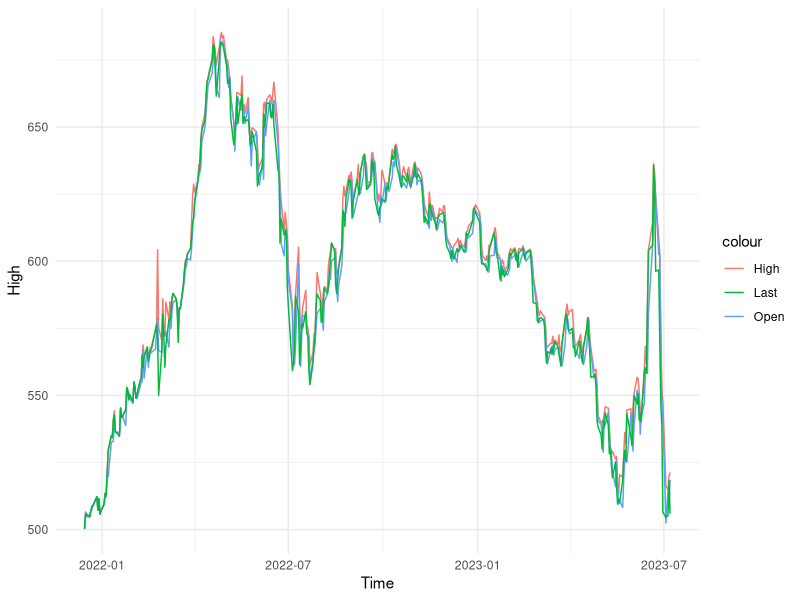
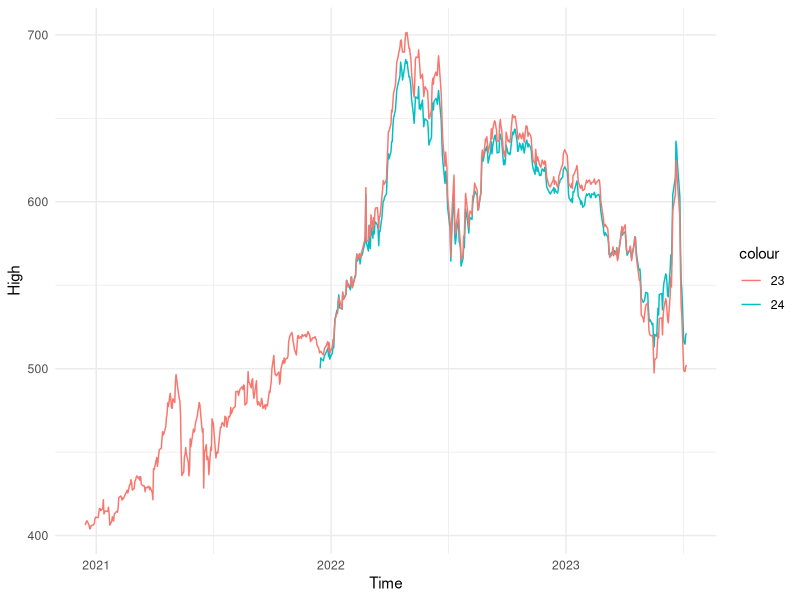

Write the R code that produced these figures, in order.
## ---- chunk 1
knitr::opts_chunk$set(echo = TRUE)
library(readr)
library(tidyverse)
## ---- chunk 2
zcu23_daily_historical_data_07_08_2023 <- read_csv("zcu23_daily_historical-data-07-08-2023.csv", 
     col_types = cols(Time = col_date(format = "%m/%d/%Y")))
zch24_daily_historical_data_07_08_2023 <- read_csv("zch24_daily_historical-data-07-08-2023.csv", 
                                                   col_types = cols(Time = col_date(format = "%m/%d/%Y")))

## ---- chunk 3
 ggplot(data = zch24_daily_historical_data_07_08_2023, aes(x = Time, y = High, color = "High"))+geom_line()+theme_minimal()+geom_line(aes(x=Time, y= Open, color = "Open"))+geom_line(aes(x=Time, y= Last, color = "Last"))
## ---- chunk 4
ggplot(data = zch24_daily_historical_data_07_08_2023, aes(x = Time, y = High, color = "24"))+geom_line()+theme_minimal()+geom_line(data = zcu23_daily_historical_data_07_08_2023, aes(x=Time, y = High, color = "23"))
